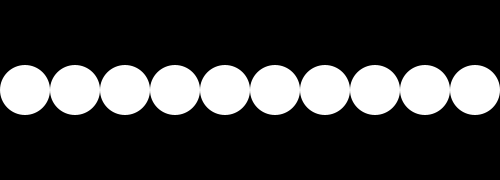
Frame 1 (no input)
Frame 60 (the mouse pressed at the canvas centre just before this capture): identical to frame 1, image omitted
Frame 120 (the mouse held since frame 60 and released just before this capture): identical to frame 1, image omitted

The Processing sketch that drew this single still picture (run headless with seeded random() and noise(); from frame 60 on, the mouse is pressed at the canvas centre):

// Processing sketch: forandwhile
// ── forandwhile.pde


void setup () {
  
  size(500,180);
//  ellipseMode(CORNER);
  
}

void draw () {
  background(0);
  noStroke();
//  int i = 0;
//  while (i < 8){
//  ellipse(i*50, 25, 50, 50);
//  i++;
//  }
  for(int i = 0; i < 10; i++){
    ellipse(25+(i*50), height/2,50,50);
  }
}
